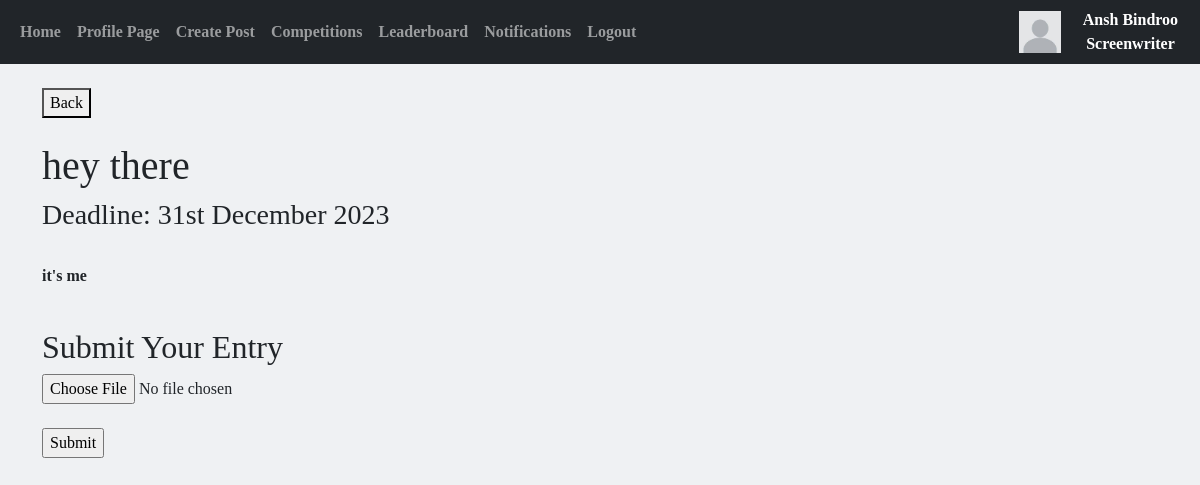
The page /comp/1 (signed in) on the database as committed earlier.
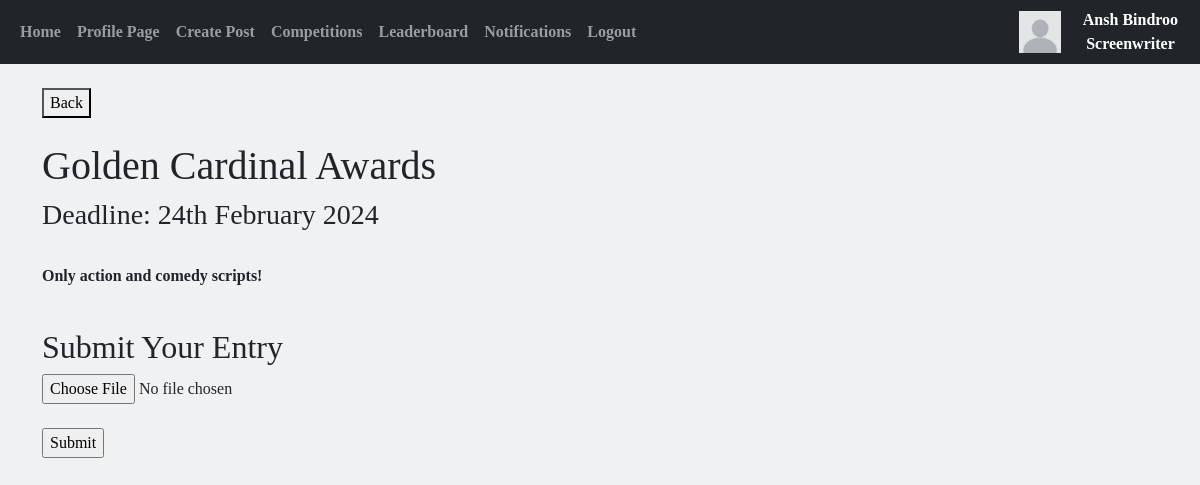
The same page on the database as committed later.
### website/models.py (models this page shows)
class Competitions(db.Model):
    __tablename__ = "Competitions"
    compid = db.Column(db.Integer, primary_key=True)
    producerid = db.Column(db.Integer, db.ForeignKey('Producers.producerid'))
    title = db.Column(db.String(300))
    brief = db.Column(db.Text)
    deadline = db.Column(db.DateTime(timezone=True))
    deadline_string = db.Column(db.String(300))
    date_created = db.Column(db.Date, default=func.current_date())
    datetime_created = db.Column(db.DateTime(timezone=True), default=func.now())
    submissionnum = db.Column(db.Integer)
    responses = db.relationship('Notifications', backref="comp", passive_deletes=True)
    awards = db.relationship('Awards', backref="comp", passive_deletes=True)

### website/comps.py (the view)
@comps.route('/comp/<compid>', methods=['GET', 'POST'])
@login_required
def comp(compid):
    UpdateNotificationNumber(current_user.id)
    comp = Competitions.query.filter_by(compid = compid).first()
    writer = Screenwriters.query.filter_by(userid=current_user.id).first()
    notif = Notifications.query.filter_by(writerid = writer.writerid, compid = compid).first()
    if notif:
        submitted = True
    else:
        submitted = False
    return flask.render_template("comp_full.html",user=current_user, comp=comp, submitted=submitted)

### website/update.py (called while the page is built, shortened)
def UpdateNotificationNumber(userid): # Updates the badge indicating the number of unseen notification a user has
    if current_user.accounttype == 1:
        writer = Screenwriters.query.filter_by(userid=userid).first()
        notifs = Notifications.query.filter_by(writerid=writer.writerid)
        number = 0
        if notifs:
            current_user.notifnum = number
            db.session.commit()
        else:
            current_user.notifnum = 0
            db.session.commit()

### website/templates/comp_full.html (shortened to what this page needs)
{% extends "base.html" %} {% block title %}{{comp.title}}{% endblock %} {% block content%}
<!DOCTYPE html>
<html lang="en">
<head>
</head>
<body>
  <button onclick="window.location.href = '/competitions';">Back</button>
  <br><br>
  {% if submitted == True %}
    <h2>You've already submitted to this competition.</h2>
  {% else %}
    <div style="text-align:left">
      <h1>{{comp.title}}</h1>
      <h3>Deadline: {{comp.deadline_string}}</h3>
    </div>
    <br>
    <p>{{comp.brief}}</p>
    <br>
    <h2>Submit Your Entry</h2>
    <form method='POST' enctype='multipart/form-data' action="/submit/{{comp.compid}}">
      <input type="file" name="submission"><br><br>
      <input type="submit" name="Submit" onclick="return confirm('Are you sure you want to submit this screenplay file for this competition? You will not be able to resubmit.')">
    </form>
  <br>
  {% endif %}
</body>
</html>
{% endblock %}

Rows that differ between the two databases and show on the page:
changed Competitions: title "hey there" → "Golden Cardinal Awards"; deadline_string "31st December 2023" → "24th February 2024"; brief "it's me" → "Only action and comedy scripts!"
